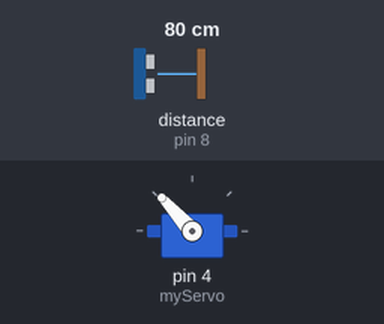
This sketch was run on a simulated Arduino Uno, built with avr-gcc and run on an emulated ATmega328P. On the bench: servo. The test bench sets the inputs (shaded band); at power-on: distance to the obstacle (sensor on pin 8) 80 cm. The echo pulse lasts 58.3 µs per cm; what the sketch prints to the serial monitor is not drawn.

Above: at 1.2 s.
1.3 s: distance to the obstacle (sensor on pin 8) set to 2 cm
At 2.8 s:
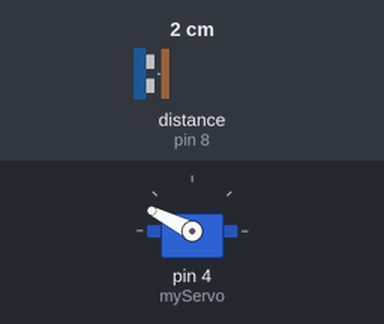
4.3 s: distance to the obstacle (sensor on pin 8) set to 18 cm
7.3 s: distance to the obstacle (sensor on pin 8) set to 4 cm
10.3 s: distance to the obstacle (sensor on pin 8) set to 120 cm
At 11.2 s:
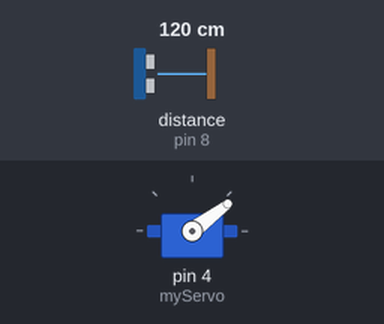
13.3 s: distance to the obstacle (sensor on pin 8) set to 9 cm
16.3 s: distance to the obstacle (sensor on pin 8) set to 250 cm
Timing chart, 0 to 66.8 s (numbered marks = the images above; inputs shaded):
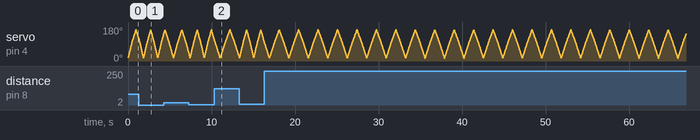

The sketch:

driver.ino
```cpp
// Includes the Servo library
#include <Servo.h>
#include <NewPing.h>
const int sonarTrigger = 7;
const int sonarEcho = 8;
const int maxDistance = 110;
NewPing sonar(sonarTrigger, sonarEcho, maxDistance);
// Defines Tirg and Echo pins of the Ultrasonic Sensor
const int trigPin = 7;
const int echoPin = 8;
// Variables for the duration and the distance
long duration;
int distance;
Servo myServo; // Creates a servo object for controlling the servo motor
void setup() {
  pinMode(trigPin, OUTPUT); // Sets the trigPin as an Output
  pinMode(echoPin, INPUT); // Sets the echoPin as an Input
  Serial.begin(9600);
  myServo.attach(4); // Defines on which pin is the servo motor attached
}
void loop() {
  // rotates the servo motor from 15 to 165 degrees
  for(int i=15;i<=165;i++){
  myServo.write(i);
  distance = sonar.ping_cm();// Calls a function for calculating the distance measured by the Ultrasonic sensor for each degree
  if(distance == 0){
    distance = 150;
  }
  Serial.print(i); // Sends the current degree into the Serial Port
  Serial.print(","); // Sends addition character right next to the previous value needed later in the Processing IDE for indexing
  Serial.print(distance); // Sends the distance value into the Serial Port
  Serial.print("."); // Sends addition character right next to the previous value needed later in the Processing IDE for indexing
  }
  // Repeats the previous lines from 165 to 15 degrees
  for(int i=165;i>15;i--){
  myServo.write(i);
  distance = sonar.ping_cm();
  if(distance == 0){
    distance = 150;
  }
  Serial.print(i);
  Serial.print(",");
  Serial.print(distance);
  Serial.print(".");
  }
}
// Function for calculating the distance measured by the Ultrasonic sensor
int calculateDistance(){

  digitalWrite(trigPin, LOW);
  delayMicroseconds(2);
  // Sets the trigPin on HIGH state for 10 micro seconds
  digitalWrite(trigPin, HIGH);
  delayMicroseconds(10);
  digitalWrite(trigPin, LOW);
  duration = pulseIn(echoPin, HIGH); // Reads the echoPin, returns the sound wave travel time in microseconds
  distance= duration*0.034/2;
  return distance;
}
```
